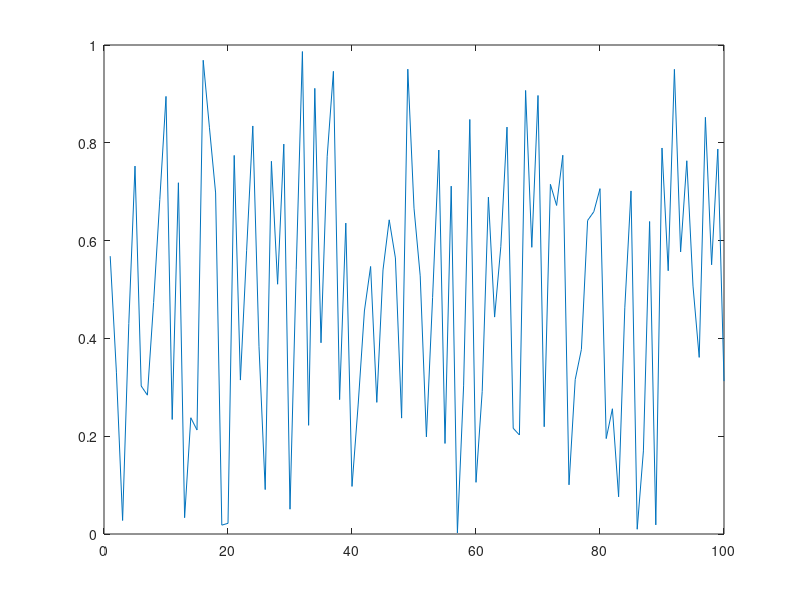

This figure's MATLAB source:
function result = test_get_002
result = false;
a = figure(1);
b = plot(rand(1,100));
drawnow;
h = get(b,'visible');
close(a);
result = true;
